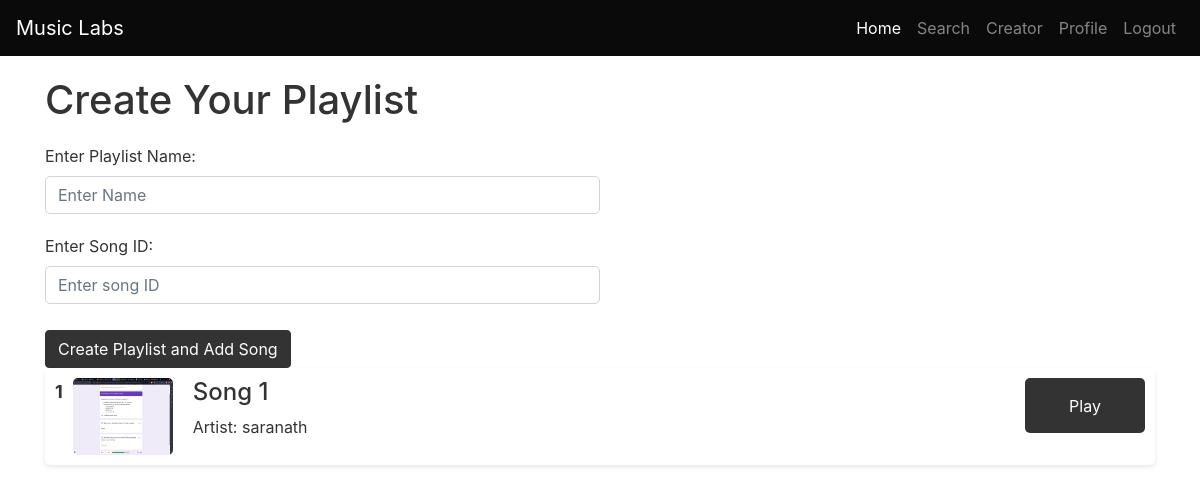
Page /create_playlist (signed in) on the earlier database version.
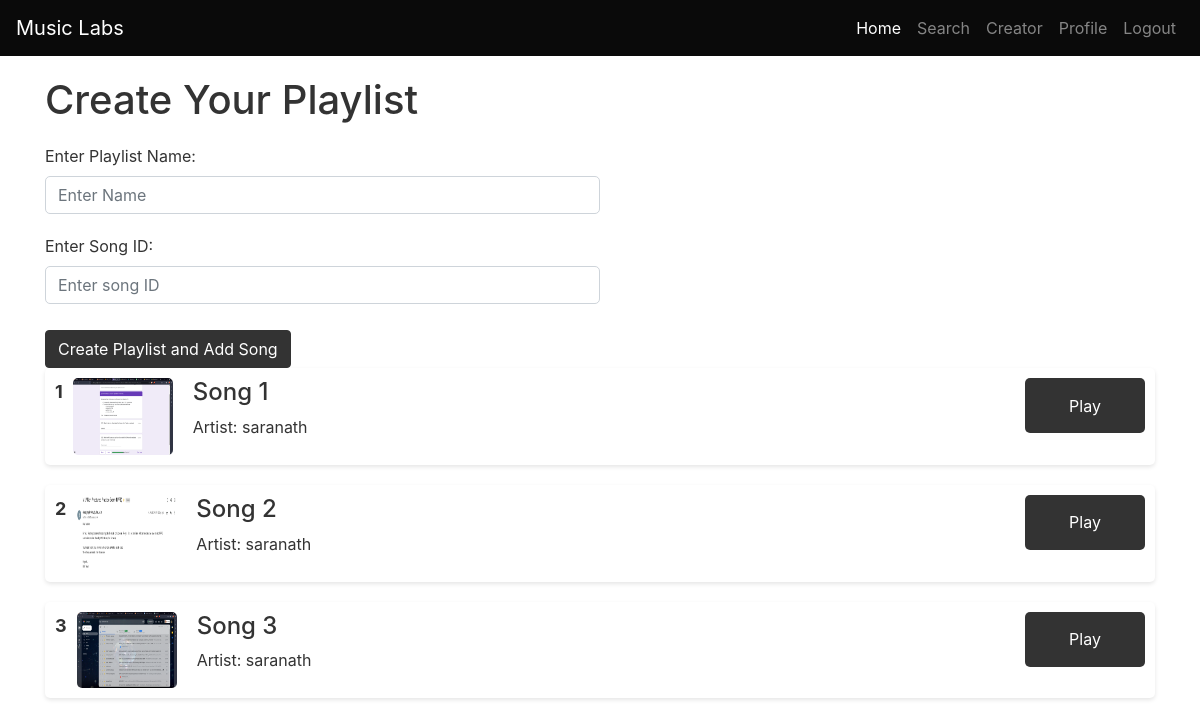
Same page on the later database version.
### application/models.py (models this page shows)
class Song(db.Model):
    __tablename__ = "Song"
    sid = db.Column(db.Integer, primary_key=True, autoincrement=True, nullable=False)
    sname = db.Column(db.String, unique=True, nullable=False)
    cname = db.Column(db.String, db.ForeignKey('Creator.cname'), nullable=False)
    flagged = db.Column(db.Boolean, default=False, nullable=False)
    playlists = db.relationship('PlaylistSong', back_populates='song', cascade='all, delete-orphan')

### application/controllers.py (the view, shortened to what this page needs)
@app.route('/create_playlist', methods=['GET', 'POST'])
@login_required
def create_playlist():
    songs = Song.query.all()
    playlist_created = False
    playlist_name = None
    return render_template("create_playlist.html", songs=songs, playlist_created=playlist_created, playlist_name=playlist_name)

### application/controllers.py (called while the page is built)
@login_manager.user_loader
def load_user(user_id):
    return User.query.get(int(user_id))

### templates/create_playlist.html (shortened to what this page needs)
<!DOCTYPE html>
<html lang="en">
<head>
    <link rel="stylesheet" href="https://stackpath.bootstrapcdn.com/bootstrap/4.3.1/css/bootstrap.min.css">
</head>
<body>
    {% include 'navbar.html' %}
    <div class="container">
        <h1>Create Your Playlist</h1>
        <form action="/create_playlist" method="post">
            <div class="form-group">
                <label for="playlist_name">Enter Playlist Name:</label>
                <input type="text" class="form-control" id="playlist_name" name="playlist_name" placeholder="Enter Name" required>
            </div>
            <div class="form-group">
                <label for="song_id">Enter Song ID:</label>
                <input type="number" class="form-control" id="song_id" name="song_id" placeholder="Enter song ID" required>
            </div>
            <button type="submit" class="btn btn-primary">Create Playlist and Add Song</button>
        </form>
        <div class="song-list">
            {% for song in songs %}
                <div class="song-item" id="{{ song.sid }}">
                    <div class="index-number">{{ loop.index }}</div>
                    <img src="{{ url_for('static', filename=song.sname + '.jpg') }}" alt="{{ song.sname }} Image" class="song-image">
                    <div class="song-details">
                        <h4>{{ song.sname }}</h4>
                        <p>Artist: {{ song.cname }}</p>
                    </div>
                    <button class="play-button">Play</button>
                </div>
            {% endfor %}
        </div>
    </div>
</body>
</html>

Differences in the rows shown:
added Song: sname (picture), sname "Song 2", cname "saranath"
added Song: sname (picture), sname "Song 3", cname "saranath"
